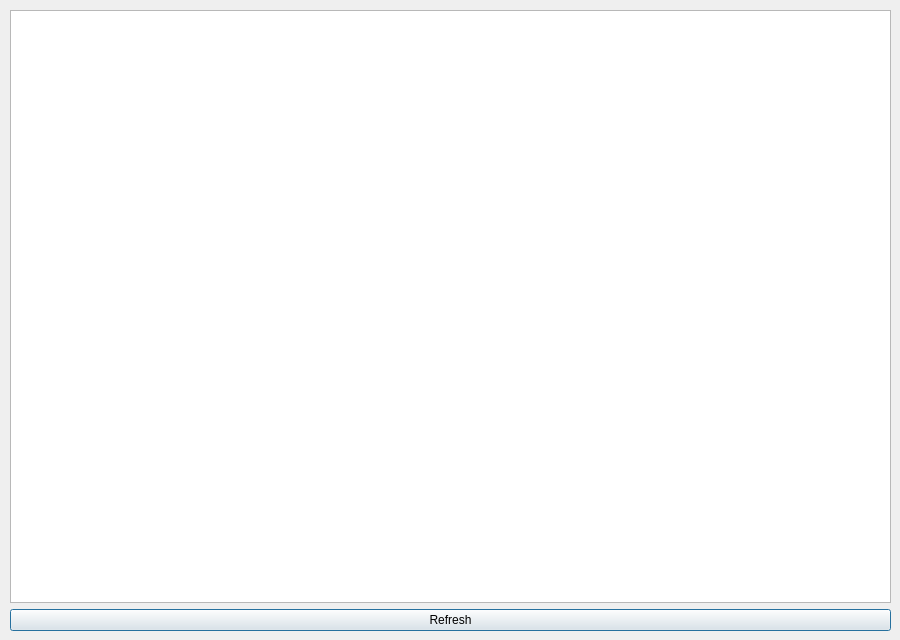
<?xml version="1.0" encoding="UTF-8"?>
<ui version="4.0">
 <class>Dialog</class>
 <widget class="QDialog" name="Dialog">
  <property name="geometry">
   <rect>
    <x>0</x>
    <y>0</y>
    <width>900</width>
    <height>640</height>
   </rect>
  </property>
  <property name="windowTitle">
   <string>Dialog</string>
  </property>
  <widget class="QWidget" name="verticalLayoutWidget">
   <property name="geometry">
    <rect>
     <x>10</x>
     <y>10</y>
     <width>881</width>
     <height>621</height>
    </rect>
   </property>
   <layout class="QVBoxLayout" name="verticalLayout">
    <item>
     <widget class="QGraphicsView" name="gv_image"/>
    </item>
    <item>
     <widget class="QPushButton" name="btn_refresh">
      <property name="text">
       <string>Refresh</string>
      </property>
     </widget>
    </item>
   </layout>
  </widget>
 </widget>
 <resources/>
 <connections/>
</ui>
